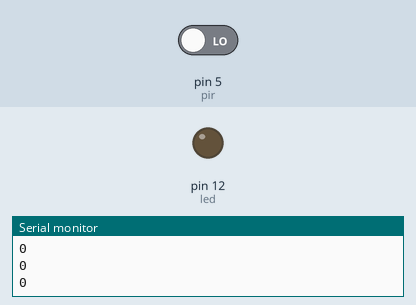
This sketch was run on a simulated Arduino Uno, built with avr-gcc and run on an emulated ATmega328P. Parts: output pins drawn as LEDs (lit = HIGH), the last lines printed to the serial monitor. The inputs (shaded band) are chosen by the test bench; at power-on: pin 5 (pir) LOW.

Above: at 1.2 s.
1.3 s: pin 5 (pir) driven HIGH
At 2.0 s:
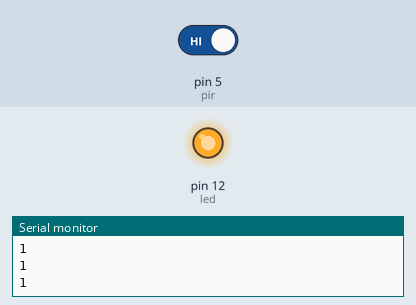
2.8 s: pin 5 (pir) driven LOW
At 3.3 s:
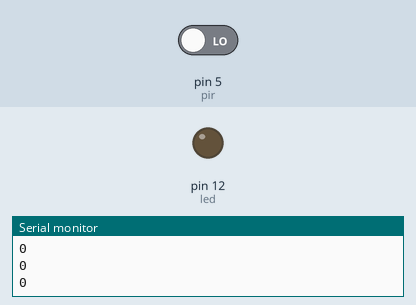
Timing chart, 0 to 5.8 s (numbered marks = the images above; inputs shaded):
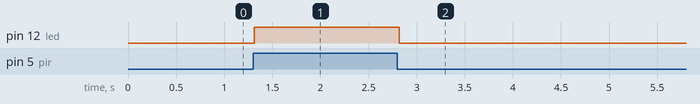

The sketch:

code.ino
```cpp
#define led 12
#define pir 5

void setup(){
  Serial.begin(115200);
  pinMode(led,OUTPUT);
  pinMode(pir,INPUT);
}

void loop(){
  int presenca=digitalRead(pir);
  Serial.println(presenca);
  delay(10);
  if(presenca){
    digitalWrite(led,HIGH);
  }
  else{
    digitalWrite(led,LOW);
  }
}
```

Measured:
- after the input at 1.3 s, pin 12 (led): LOW → HIGH at once
- after the input at 2.8 s, pin 12 (led): HIGH → LOW at once
